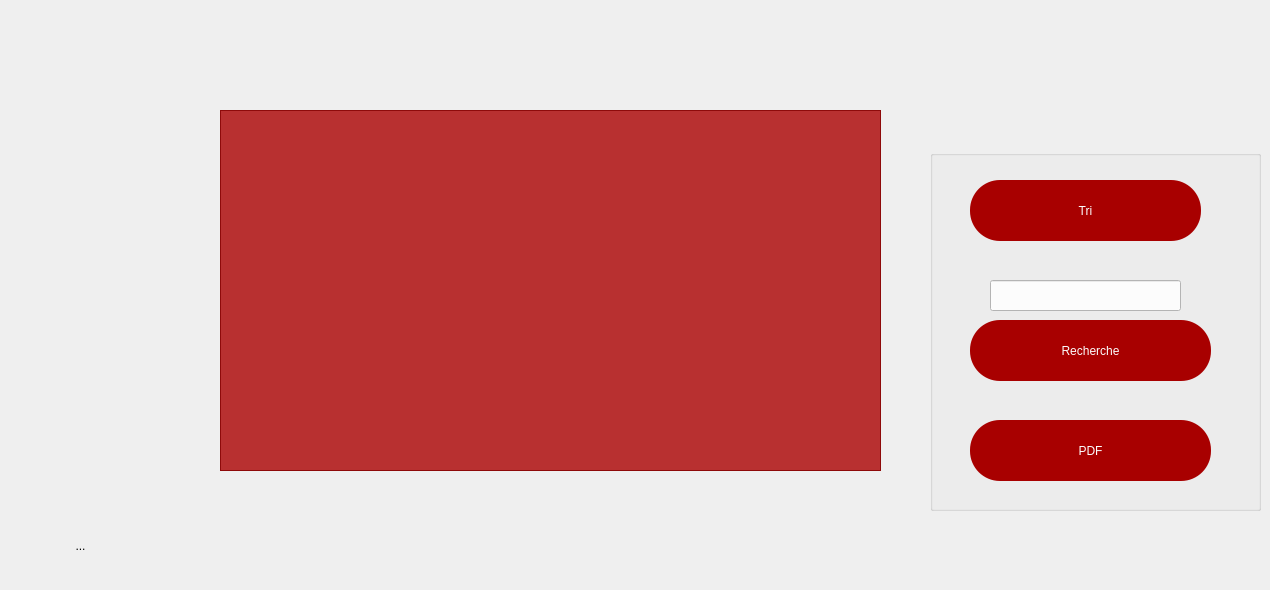
   <widget class="QWidget" name="afficherf">
    <widget class="QTableView" name="fournisseurtable">
     <property name="geometry">
      <rect>
       <x>220</x>
       <y>110</y>
       <width>661</width>
       <height>361</height>
      </rect>
     </property>
     <property name="styleSheet">
      <string notr="true">background-color: rgb(170, 0, 0,80%);
font: 16pt &quot;MS Shell Dlg 2&quot;;
</string>
     </property>
     <property name="sortingEnabled">
      <bool>false</bool>
     </property>
    </widget>
    <widget class="QToolButton" name="toolButton_7">
     <property name="geometry">
      <rect>
       <x>40</x>
       <y>510</y>
       <width>81</width>
       <height>71</height>
      </rect>
     </property>
     <property name="text">
      <string>...</string>
     </property>
     <property name="icon">
      <iconset>
       <normaloff>:/img/rs/retour.png</normaloff>:/img/rs/retour.png</iconset>
     </property>
     <property name="iconSize">
      <size>
       <width>65</width>
       <height>65</height>
      </size>
     </property>
     <property name="autoRaise">
      <bool>true</bool>
     </property>
    </widget>
    <widget class="QPushButton" name="pushButton_3">
     <property name="geometry">
      <rect>
       <x>970</x>
       <y>180</y>
       <width>231</width>
       <height>61</height>
      </rect>
     </property>
     <property name="styleSheet">
      <string notr="true">font: 16pt &quot;MS Shell Dlg 2&quot;;
color: rgb(255, 255, 255);
background-color: rgb(170, 0, 0);
border-radius: 30px;</string>
     </property>
     <property name="text">
      <string>Tri</string>
     </property>
     <property name="icon">
      <iconset>
       <normaloff>:/img/rs/trie.png</normaloff>:/img/rs/trie.png</iconset>
     </property>
     <property name="iconSize">
      <size>
       <width>60</width>
       <height>60</height>
      </size>
     </property>
    </widget>
    <widget class="QLineEdit" name="recherche">
     <property name="geometry">
      <rect>
       <x>990</x>
       <y>280</y>
       <width>191</width>
       <height>31</height>
      </rect>
     </property>
     <property name="styleSheet">
      <string notr="true">color: rgb(0, 0, 0);
background-color: rgb(255, 255, 255);</string>
     </property>
    </widget>
    <widget class="QPushButton" name="rech">
     <property name="geometry">
      <rect>
       <x>970</x>
       <y>320</y>
       <width>241</width>
       <height>61</height>
      </rect>
     </property>
     <property name="styleSheet">
      <string notr="true">font: 16pt &quot;MS Shell Dlg 2&quot;;
color: rgb(255, 255, 255);
background-color: rgb(170, 0, 0);
border-radius: 30px;</string>
     </property>
     <property name="text">
      <string>Recherche</string>
     </property>
     <property name="icon">
      <iconset>
       <normaloff>:/img/rs/search.png</normaloff>:/img/rs/search.png</iconset>
     </property>
     <property name="iconSize">
      <size>
       <width>50</width>
       <height>50</height>
      </size>
     </property>
    </widget>
    <widget class="QPushButton" name="pushButton_9">
     <property name="geometry">
      <rect>
       <x>970</x>
       <y>420</y>
       <width>241</width>
       <height>61</height>
      </rect>
     </property>
     <property name="styleSheet">
      <string notr="true">font: 16pt &quot;MS Shell Dlg 2&quot;;
color: rgb(255, 255, 255);
background-color: rgb(170, 0, 0);
border-radius: 30px;</string>
     </property>
     <property name="text">
      <string>PDF</string>
     </property>
     <property name="icon">
      <iconset>
       <normaloff>:/img/rs/update.png</normaloff>:/img/rs/update.png</iconset>
     </property>
     <property name="iconSize">
      <size>
       <width>50</width>
       <height>50</height>
      </size>
     </property>
    </widget>
    <widget class="QGroupBox" name="groupBox_4">
     <property name="geometry">
      <rect>
       <x>930</x>
       <y>150</y>
       <width>331</width>
       <height>361</height>
      </rect>
     </property>
     <property name="title">
      <string/>
     </property>
    </widget>
   </widget>
